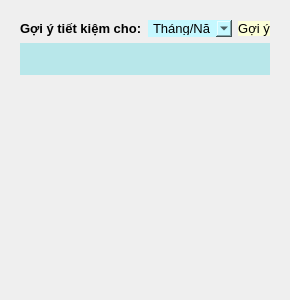
         <widget class="QWidget" name="goiytietkiem_page">
          <layout class="QGridLayout" name="gridLayout_10">
           <item row="0" column="0">
            <widget class="QFrame" name="frame_2">
             <property name="styleSheet">
              <string notr="true">border:none;</string>
             </property>
             <property name="frameShape">
              <enum>QFrame::StyledPanel</enum>
             </property>
             <property name="frameShadow">
              <enum>QFrame::Raised</enum>
             </property>
             <layout class="QGridLayout" name="gridLayout_9">
              <item row="0" column="0">
               <layout class="QGridLayout" name="gridLayout_8">
                <item row="0" column="0">
                 <layout class="QHBoxLayout" name="horizontalLayout_15">
                  <item>
                   <widget class="QLabel" name="label_6">
                    <property name="font">
                     <font>
                      <pointsize>10</pointsize>
                      <weight>75</weight>
                      <bold>true</bold>
                     </font>
                    </property>
                    <property name="text">
                     <string>Gợi ý tiết kiệm cho:</string>
                    </property>
                   </widget>
                  </item>
                  <item>
                   <widget class="QComboBox" name="chonthangnam_GYTK">
                    <property name="font">
                     <font>
                      <pointsize>10</pointsize>
                     </font>
                    </property>
                    <property name="styleSheet">
                     <string notr="true">border:none;
background-color: rgb(197, 248, 255);</string>
                    </property>
                    <property name="currentText">
                     <string>Tháng/Năm</string>
                    </property>
                    <item>
                     <property name="text">
                      <string>Tháng/Năm</string>
                     </property>
                    </item>
                   </widget>
                  </item>
                 </layout>
                </item>
                <item row="0" column="1">
                 <widget class="QPushButton" name="goiy_btn">
                  <property name="font">
                   <font>
                    <pointsize>10</pointsize>
                   </font>
                  </property>
                  <property name="styleSheet">
                   <string notr="true">background-color:rgb(252, 255, 216);
</string>
                  </property>
                  <property name="text">
                   <string>Gợi ý</string>
                  </property>
                  <property name="icon">
                   <iconset resource="resource.qrc">
                    <normaloff>:/newPrefix/icon/idea.png</normaloff>
                    <normalon>:/newPrefix/icon/idea_blue.png</normalon>:/newPrefix/icon/idea.png</iconset>
                  </property>
                  <property name="iconSize">
                   <size>
                    <width>25</width>
                    <height>25</height>
                   </size>
                  </property>
                 </widget>
                </item>
                <item row="1" column="0" colspan="2">
                 <layout class="QVBoxLayout" name="verticalLayout_9">
                  <item>
                   <widget class="QFrame" name="frame_4">
                    <property name="styleSheet">
                     <string notr="true">QFrame{
	border-image: url(:/icon/khungGY.png) 4 6 1 2;
	background-color: rgb(184, 231, 234);
	
}
</string>
                    </property>
                    <property name="frameShape">
                     <enum>QFrame::StyledPanel</enum>
                    </property>
                    <property name="frameShadow">
                     <enum>QFrame::Raised</enum>
                    </property>
                    <layout class="QGridLayout" name="gridLayout_7">
                     <item row="1" column="0">
                      <widget class="QLabel" name="goiy_show">
                       <property name="font">
                        <font>
                         <pointsize>9</pointsize>
                        </font>
                       </property>
                       <property name="styleSheet">
                        <string notr="true">QLabel {
        border-image: none; 

    }</string>
                       </property>
                       <property name="text">
                        <string/>
                       </property>
                       <property name="textFormat">
                        <enum>Qt::AutoText</enum>
                       </property>
                      </widget>
                     </item>
                    </layout>
                   </widget>
                  </item>
                  <item>
                   <widget class="QFrame" name="frame_3">
                    <property name="styleSheet">
                     <string notr="true"/>
                    </property>
                    <property name="frameShape">
                     <enum>QFrame::StyledPanel</enum>
                    </property>
                    <property name="frameShadow">
                     <enum>QFrame::Raised</enum>
                    </property>
                    <property name="lineWidth">
                     <number>1</number>
                    </property>
                    <layout class="QGridLayout" name="gridLayout_12">
                     <item row="0" column="0">
                      <widget class="QFrame" name="frame_5">
                       <property name="minimumSize">
                        <size>
                         <width>211</width>
                         <height>181</height>
                        </size>
                       </property>
                       <property name="maximumSize">
                        <size>
                         <width>231</width>
                         <height>201</height>
                        </size>
                       </property>
                       <property name="styleSheet">
                        <string notr="true">QFrame {
	
	border-image: url(:/newPrefix/icon/GYTK_bg.png)10 10 10 10 stretch stretch;
	border:none;
}
</string>
                       </property>
                       <property name="frameShape">
                        <enum>QFrame::StyledPanel</enum>
                       </property>
                       <property name="frameShadow">
                        <enum>QFrame::Raised</enum>
                       </property>
                      </widget>
                     </item>
                    </layout>
                   </widget>
                  </item>
                 </layout>
                </item>
               </layout>
              </item>
             </layout>
            </widget>
           </item>
          </layout>
         </widget>
